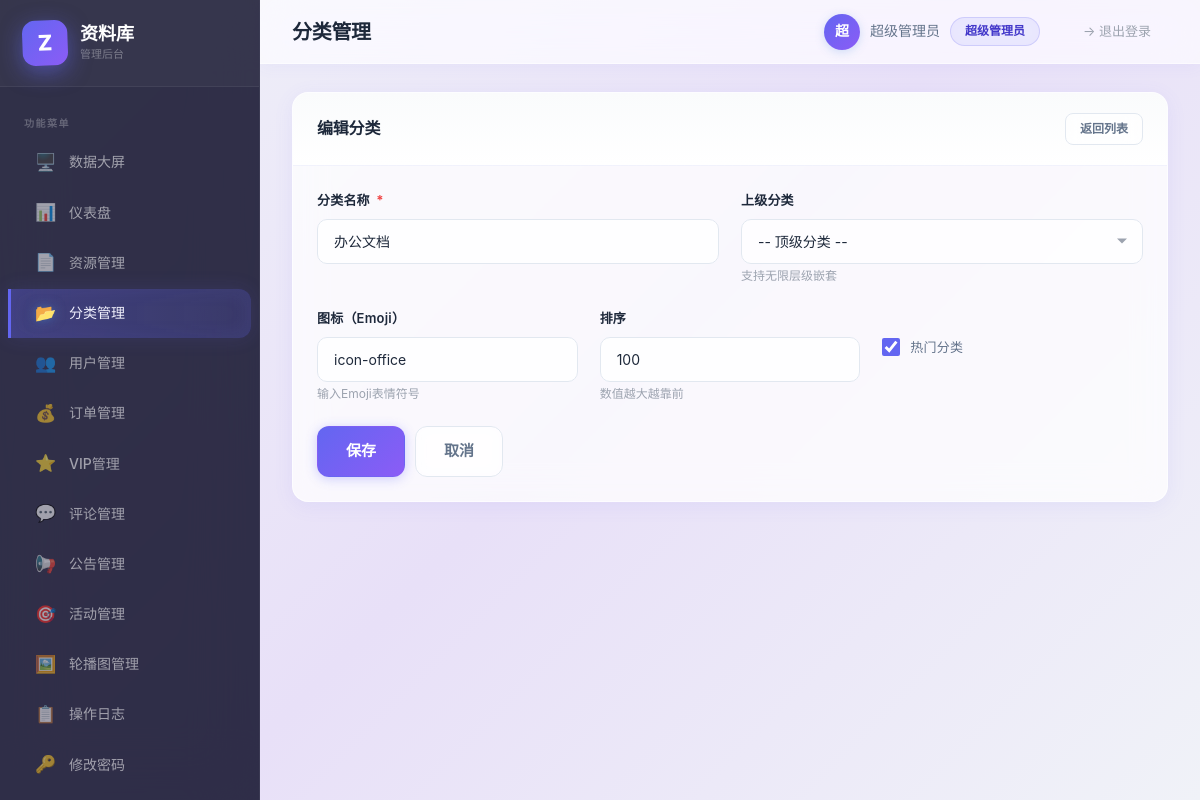
Page /admin/categories.php?edit=1 (signed in) on the committed database.
### tables this page shows
CREATE TABLE `categories` (
  `id` int(10) unsigned NOT NULL AUTO_INCREMENT,
  `parent_id` int(10) unsigned NOT NULL DEFAULT 0 COMMENT '0=顶级分类',
  `name` varchar(100) NOT NULL,
  `icon` varchar(500) DEFAULT NULL,
  `sort_order` int(11) NOT NULL DEFAULT 0,
  `is_hot` tinyint(4) NOT NULL DEFAULT 0 COMMENT '1=热门',
  `status` tinyint(4) NOT NULL DEFAULT 1 COMMENT '1=启用 0=禁用',
  `created_at` datetime NOT NULL DEFAULT CURRENT_TIMESTAMP,
  `updated_at` datetime NOT NULL DEFAULT CURRENT_TIMESTAMP ON UPDATE CURRENT_TIMESTAMP,
  PRIMARY KEY (`id`),
  KEY `idx_parent_id` (`parent_id`),
  KEY `idx_sort_order` (`sort_order`)
);

### config/database.php (called while the page is built)
<?php
return [
    'host'     => getenv('DB_HOST')     ?: 'localhost',
    'port'     => getenv('DB_PORT')     ?: '3306',
    'dbname'   => getenv('DB_NAME')     ?: 'ziliaoku',
    'username' => getenv('DB_USER')     ?: 'root',
    'password' => getenv('DB_PASS')     ?: '',
    'charset'  => getenv('DB_CHARSET')  ?: 'utf8mb4',
    'options'  => [
        PDO::ATTR_ERRMODE            => PDO::ERRMODE_EXCEPTION,
        PDO::ATTR_DEFAULT_FETCH_MODE => PDO::FETCH_ASSOC,
        PDO::ATTR_EMULATE_PREPARES   => false,
        PDO::MYSQL_ATTR_INIT_COMMAND => "SET NAMES utf8mb4 COLLATE utf8mb4_unicode_ci",
    ],
];

### core/Database.php (called while the page is built, shortened)
<?php
class Database
{
    private static ?Database $instance = null;
    private PDO $pdo;
    private function __construct()
    {
        $config = require __DIR__ . '/../config/database.php';
        $dsn = sprintf(
            'mysql:host=%s;port=%s;dbname=%s;charset=%s',
            $config['host'],
            $config['port'],
            $config['dbname'],
            $config['charset']
        );
        try {
            $this->pdo = new PDO($dsn, $config['username'], $config['password'], $config['options']);
        } catch (PDOException $e) {
            throw new RuntimeException('数据库连接失败: ' . $e->getMessage());
        }
    }
    public static function getInstance(): self
    {
        if (self::$instance === null) {
            self::$instance = new self();
        }
        return self::$instance;
    }
    public function query(string $sql, array $params = []): PDOStatement
    {
        try {
            $stmt = $this->pdo->prepare($sql);
            $stmt->execute($params);
            return $stmt;
        } catch (PDOException $e) {
            throw new RuntimeException('查询失败: ' . $e->getMessage());
        }
    }
    public function fetch(string $sql, array $params = []): array
    {
        $stmt = $this->query($sql, $params);
        $result = $stmt->fetch(PDO::FETCH_ASSOC);
        return $result ?: [];
    }
}

### admin/categories.php (the view, shortened to what this page needs)
<?php
require_once __DIR__ . '/../core/Database.php';
$db = Database::getInstance();
$editCat = null;
if (isset($_GET['edit'])) {
    $editId = (int)$_GET['edit'];
    if ($editId > 0) {
        $editCat = $db->fetch('SELECT * FROM categories WHERE id=:id', [':id' => $editId]);
    }
}
include __DIR__ . '/header.php';
?>
<?php if ($editCat || isset($_GET['add'])): ?>
<div class="card mb-20">
  <div class="card-header">
    <h3><?php echo ($editCat && isset($editCat['id'])) ? '编辑分类' : '新增分类'; ?></h3>
    <a href="categories.php" class="btn btn-outline btn-sm">返回列表</a>
  </div>
  <div class="card-body">
    <form method="POST" action="categories.php">
      <div class="form-row">
        <div class="form-group">
          <label>分类名称 <span class="required">*</span></label>
          <input type="text" name="name" class="form-control" required
                 value="<?php echo htmlspecialchars($editCat['name'] ?? ''); ?>">
        </div>
        <div class="form-group">
          <label>上级分类</label>
          <select name="parent_id" class="form-control">
            <option value="0">-- 顶级分类 --</option>
          </select>
          <span class="form-hint">支持无限层级嵌套</span>
        </div>
      </div>
      <div class="form-row-3">
        <div class="form-group">
          <label>图标（Emoji）</label>
          <input type="text" name="icon" class="form-control" placeholder="例如: 📄 💻 🎨"
                 value="<?php echo htmlspecialchars($editCat['icon'] ?? ''); ?>">
          <span class="form-hint">输入Emoji表情符号</span>
        </div>
        <div class="form-group">
          <label>排序</label>
          <input type="number" name="sort_order" class="form-control" min="0"
                 value="<?php echo $editCat['sort_order'] ?? '0'; ?>">
          <span class="form-hint">数值越大越靠前</span>
        </div>
        <div class="form-group">
          <label>&nbsp;</label>
          <div class="form-check">
            <input type="checkbox" name="is_hot" id="is_hot" value="1"
              <?php echo ($editCat['is_hot'] ?? 0) ? 'checked' : ''; ?>>
            <label for="is_hot">热门分类</label>
          </div>
        </div>
      </div>
      <div class="d-flex gap-10">
        <button type="submit" class="btn btn-primary btn-lg">保存</button>
        <a href="categories.php" class="btn btn-outline btn-lg">取消</a>
      </div>
    </form>
  </div>
</div>
<?php endif; ?>
<?php include __DIR__ . '/footer.php'; ?>

### rows in the picture
categories: name "办公文档", icon "icon-office", sort_order "100", is_hot "☑"

### other values in the picture
$nav['icon'] "🖥️"
$nav['label'] "数据大屏"
$nav['icon'] "📊"
$nav['label'] "仪表盘"
$nav['icon'] "📄"
$nav['label'] "资源管理"
$nav['icon'] "📂"
$nav['label'] "分类管理"
$nav['icon'] "👥"
$nav['label'] "用户管理"
$nav['icon'] "💰"
$nav['label'] "订单管理"
$nav['icon'] "⭐"
$nav['label'] "VIP管理"
$nav['icon'] "💬"
